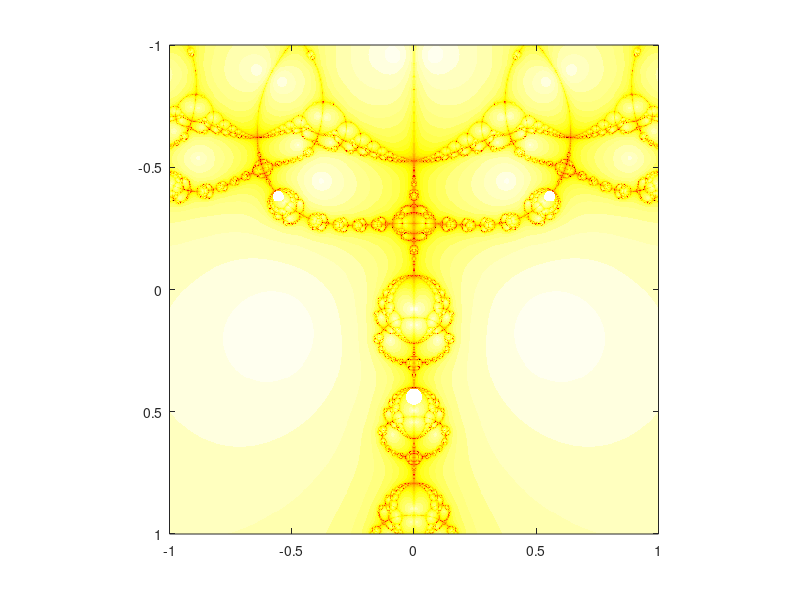

MATLAB code for this plot:
%Newton fractal
%This script may take time to complete depending on the number
%of iteratons and size of image
% z^4 + 3*z^3 + 2*z^2 + 0.2*z + 1
IMAGEWIDTH = 500;
IMAGEHEIGHT = 500;
x = linspace(-1,1,IMAGEWIDTH);
y = linspace(-1,1,IMAGEHEIGHT);
c = zeros(length(y),length(x));
iters = 64;
cutoff = 0.05;
len_x = length(x);
len_y = length(y);
for n=1:len_x
    c(n,:) = y(n)+i*x(:);
end

h_msg   = msgbox(' Please Wait ',' ');
zvalues = zeros(len_x,len_y);
z = 0+i*0;
rough = 0;
rough1 = 0;

m  =  1;
n  =  len_x*len_y;
tic
for m = 1:len_x*len_y
    k = 0;
    z = c(m);
    rough1 = 0.06;
    rough  = 0;
    while ((k <= iters) && (abs(rough1) > cutoff))
        z = z-(z*z*z*z + 3*z*z*z + 2*z*z +0.2*z+ 1)...
            /(4*z*z*z + 9*z*z + 4*z +0.2);
        rough1 = z - rough;
        rough  = z;
        k  = k+1;
    end
    zvalues(m) = k;
end
close(h_msg);
ho = flipud(colormap(hot(iters)));
colormap(ho);
imagesc(x,y,zvalues);
axis tight square
toc
